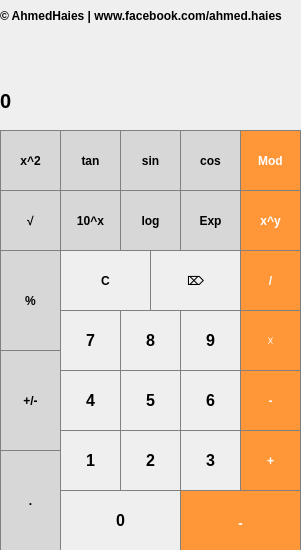
<?xml version="1.0" encoding="UTF-8"?>
<ui version="4.0">
 <class>MainWindow</class>
 <widget class="QMainWindow" name="MainWindow">
  <property name="enabled">
   <bool>true</bool>
  </property>
  <property name="geometry">
   <rect>
    <x>0</x>
    <y>0</y>
    <width>301</width>
    <height>550</height>
   </rect>
  </property>
  <property name="minimumSize">
   <size>
    <width>301</width>
    <height>550</height>
   </size>
  </property>
  <property name="maximumSize">
   <size>
    <width>301</width>
    <height>550</height>
   </size>
  </property>
  <property name="windowTitle">
   <string>آلة حسابة علمية</string>
  </property>
  <property name="windowIcon">
   <iconset>
    <normaloff>iconhaies.png</normaloff>iconhaies.png</iconset>
  </property>
  <property name="layoutDirection">
   <enum>Qt::RightToLeft</enum>
  </property>
  <property name="locale">
   <locale language="Arabic" country="Egypt"/>
  </property>
  <widget class="QWidget" name="centralWidget">
   <property name="autoFillBackground">
    <bool>false</bool>
   </property>
   <property name="inputMethodHints">
    <set>Qt::ImhNone</set>
   </property>
   <widget class="QLabel" name="label">
    <property name="geometry">
     <rect>
      <x>0</x>
      <y>70</y>
      <width>301</width>
      <height>61</height>
     </rect>
    </property>
    <property name="font">
     <font>
      <pointsize>15</pointsize>
      <weight>75</weight>
      <bold>true</bold>
     </font>
    </property>
    <property name="styleSheet">
     <string notr="true">QLabel {
  qproperty-alignment: 'AlignVCenter | AlignRight';
  border: 1px solid gray;
}

background-color : white;</string>
    </property>
    <property name="text">
     <string>0</string>
    </property>
   </widget>
   <widget class="QPushButton" name="pushButtonPower2">
    <property name="geometry">
     <rect>
      <x>0</x>
      <y>130</y>
      <width>61</width>
      <height>61</height>
     </rect>
    </property>
    <property name="font">
     <font>
      <weight>75</weight>
      <bold>true</bold>
     </font>
    </property>
    <property name="toolTip">
     <string>&lt;html&gt;&lt;head/&gt;&lt;body&gt;&lt;p align=&quot;center&quot;&gt;&lt;span style=&quot; font-weight:600;&quot;&gt;س أس 2&lt;/span&gt;&lt;/p&gt;&lt;/body&gt;&lt;/html&gt;</string>
    </property>
    <property name="styleSheet">
     <string notr="true">QPushButton {
  background-color: rgb(215, 215, 215);
  border: 1px solid gray;
}
QPushButton:pressed {
    background-color: qlineargradient(x1: 0, y1: 0, x2: 0, y2: 1,
                                      stop: 0 #BEBEBE, stop: 1 #D7D7D7);
}</string>
    </property>
    <property name="text">
     <string>x^2</string>
    </property>
   </widget>
   <widget class="QPushButton" name="pushButtonPowerY">
    <property name="geometry">
     <rect>
      <x>240</x>
      <y>190</y>
      <width>61</width>
      <height>61</height>
     </rect>
    </property>
    <property name="font">
     <font>
      <weight>75</weight>
      <bold>true</bold>
     </font>
    </property>
    <property name="toolTip">
     <string>&lt;html&gt;&lt;head/&gt;&lt;body&gt;&lt;p align=&quot;center&quot;&gt;&lt;span style=&quot; font-weight:600;&quot;&gt;الأس&lt;/span&gt;&lt;/p&gt;&lt;/body&gt;&lt;/html&gt;</string>
    </property>
    <property name="styleSheet">
     <string notr="true">QPushButton {
  background-color: rgb(255, 151, 57);
  color: white; 
  border: 1px solid gray;
}

QPushButton:pressed {
    background-color: qlineargradient(x1: 0, y1: 0, x2: 0, y2: 1,
                                      stop: 0 #FF7832, stop: 1 #FF9739);
}</string>
    </property>
    <property name="text">
     <string>x^y</string>
    </property>
   </widget>
   <widget class="QPushButton" name="pushButtonSin">
    <property name="geometry">
     <rect>
      <x>120</x>
      <y>130</y>
      <width>61</width>
      <height>61</height>
     </rect>
    </property>
    <property name="font">
     <font>
      <weight>75</weight>
      <bold>true</bold>
     </font>
    </property>
    <property name="styleSheet">
     <string notr="true">QPushButton {
  background-color: rgb(215, 215, 215);
  border: 1px solid gray;
}
QPushButton:pressed {
    background-color: qlineargradient(x1: 0, y1: 0, x2: 0, y2: 1,
                                      stop: 0 #BEBEBE, stop: 1 #D7D7D7);
}</string>
    </property>
    <property name="text">
     <string>sin</string>
    </property>
   </widget>
   <widget class="QPushButton" name="pushButtonCos">
    <property name="geometry">
     <rect>
      <x>180</x>
      <y>130</y>
      <width>61</width>
      <height>61</height>
     </rect>
    </property>
    <property name="font">
     <font>
      <weight>75</weight>
      <bold>true</bold>
     </font>
    </property>
    <property name="styleSheet">
     <string notr="true">QPushButton {
  background-color: rgb(215, 215, 215);
  border: 1px solid gray;
}
QPushButton:pressed {
    background-color: qlineargradient(x1: 0, y1: 0, x2: 0, y2: 1,
                                      stop: 0 #BEBEBE, stop: 1 #D7D7D7);
}</string>
    </property>
    <property name="text">
     <string>cos</string>
    </property>
   </widget>
   <widget class="QPushButton" name="pushButtonTan">
    <property name="geometry">
     <rect>
      <x>60</x>
      <y>130</y>
      <width>61</width>
      <height>61</height>
     </rect>
    </property>
    <property name="font">
     <font>
      <weight>75</weight>
      <bold>true</bold>
     </font>
    </property>
    <property name="styleSheet">
     <string notr="true">QPushButton {
  background-color: rgb(215, 215, 215);
  border: 1px solid gray;
}
QPushButton:pressed {
    background-color: qlineargradient(x1: 0, y1: 0, x2: 0, y2: 1,
                                      stop: 0 #BEBEBE, stop: 1 #D7D7D7);
}</string>
    </property>
    <property name="text">
     <string>tan</string>
    </property>
   </widget>
   <widget class="QPushButton" name="pushButtonSqrt">
    <property name="geometry">
     <rect>
      <x>0</x>
      <y>190</y>
      <width>61</width>
      <height>61</height>
     </rect>
    </property>
    <property name="font">
     <font>
      <weight>75</weight>
      <bold>true</bold>
     </font>
    </property>
    <property name="toolTip">
     <string>&lt;html&gt;&lt;head/&gt;&lt;body&gt;&lt;p align=&quot;center&quot;&gt;&lt;span style=&quot; font-weight:600;&quot;&gt;الجذر التربيعي&lt;/span&gt;&lt;/p&gt;&lt;/body&gt;&lt;/html&gt;</string>
    </property>
    <property name="styleSheet">
     <string notr="true">QPushButton {
  background-color: rgb(215, 215, 215);
  border: 1px solid gray;
}
QPushButton:pressed {
    background-color: qlineargradient(x1: 0, y1: 0, x2: 0, y2: 1,
                                      stop: 0 #BEBEBE, stop: 1 #D7D7D7);
}</string>
    </property>
    <property name="text">
     <string>√</string>
    </property>
   </widget>
   <widget class="QPushButton" name="pushButton10PowerX">
    <property name="geometry">
     <rect>
      <x>60</x>
      <y>190</y>
      <width>61</width>
      <height>61</height>
     </rect>
    </property>
    <property name="font">
     <font>
      <weight>75</weight>
      <bold>true</bold>
     </font>
    </property>
    <property name="toolTip">
     <string>&lt;html&gt;&lt;head/&gt;&lt;body&gt;&lt;p align=&quot;center&quot;&gt;&lt;span style=&quot; font-weight:600;&quot;&gt;10 أس س&lt;/span&gt;&lt;/p&gt;&lt;/body&gt;&lt;/html&gt;</string>
    </property>
    <property name="styleSheet">
     <string notr="true">QPushButton {
  background-color: rgb(215, 215, 215);
  border: 1px solid gray;
}
QPushButton:pressed {
    background-color: qlineargradient(x1: 0, y1: 0, x2: 0, y2: 1,
                                      stop: 0 #BEBEBE, stop: 1 #D7D7D7);
}</string>
    </property>
    <property name="text">
     <string>10^x</string>
    </property>
   </widget>
   <widget class="QPushButton" name="pushButtonExp">
    <property name="geometry">
     <rect>
      <x>180</x>
      <y>190</y>
      <width>61</width>
      <height>61</height>
     </rect>
    </property>
    <property name="font">
     <font>
      <weight>75</weight>
      <bold>true</bold>
     </font>
    </property>
    <property name="styleSheet">
     <string notr="true">QPushButton {
  background-color: rgb(215, 215, 215);
  border: 1px solid gray;
}
QPushButton:pressed {
    background-color: qlineargradient(x1: 0, y1: 0, x2: 0, y2: 1,
                                      stop: 0 #BEBEBE, stop: 1 #D7D7D7);
}</string>
    </property>
    <property name="text">
     <string>Exp</string>
    </property>
   </widget>
   <widget class="QPushButton" name="pushButtonLog">
    <property name="geometry">
     <rect>
      <x>120</x>
      <y>190</y>
      <width>61</width>
      <height>61</height>
     </rect>
    </property>
    <property name="font">
     <font>
      <weight>75</weight>
      <bold>true</bold>
     </font>
    </property>
    <property name="toolTip">
     <string>&lt;html&gt;&lt;head/&gt;&lt;body&gt;&lt;p align=&quot;center&quot;&gt;&lt;span style=&quot; font-weight:600;&quot;&gt;اللوغاريتم&lt;/span&gt;&lt;/p&gt;&lt;/body&gt;&lt;/html&gt;</string>
    </property>
    <property name="styleSheet">
     <string notr="true">QPushButton {
  background-color: rgb(215, 215, 215);
  border: 1px solid gray;
}
QPushButton:pressed {
    background-color: qlineargradient(x1: 0, y1: 0, x2: 0, y2: 1,
                                      stop: 0 #BEBEBE, stop: 1 #D7D7D7);
}</string>
    </property>
    <property name="text">
     <string>log</string>
    </property>
   </widget>
   <widget class="QPushButton" name="pushButtonMod">
    <property name="geometry">
     <rect>
      <x>240</x>
      <y>130</y>
      <width>61</width>
      <height>61</height>
     </rect>
    </property>
    <property name="font">
     <font>
      <weight>75</weight>
      <bold>true</bold>
     </font>
    </property>
    <property name="toolTip">
     <string>&lt;html&gt;&lt;head/&gt;&lt;body&gt;&lt;p align=&quot;center&quot;&gt;&lt;span style=&quot; font-weight:600;&quot;&gt;باقي القسمة&lt;/span&gt;&lt;/p&gt;&lt;/body&gt;&lt;/html&gt;</string>
    </property>
    <property name="toolTipDuration">
     <number>-1</number>
    </property>
    <property name="styleSheet">
     <string notr="true">QPushButton {
  background-color: rgb(255, 151, 57);
  color: white; 
  border: 1px solid gray;
}

QPushButton:pressed {
    background-color: qlineargradient(x1: 0, y1: 0, x2: 0, y2: 1,
                                      stop: 0 #FF7832, stop: 1 #FF9739);
}</string>
    </property>
    <property name="text">
     <string>Mod</string>
    </property>
   </widget>
   <widget class="QPushButton" name="pushButtonPercent">
    <property name="geometry">
     <rect>
      <x>0</x>
      <y>250</y>
      <width>61</width>
      <height>101</height>
     </rect>
    </property>
    <property name="font">
     <font>
      <weight>75</weight>
      <bold>true</bold>
     </font>
    </property>
    <property name="toolTip">
     <string>&lt;html&gt;&lt;head/&gt;&lt;body&gt;&lt;p align=&quot;center&quot;&gt;&lt;span style=&quot; font-weight:600;&quot;&gt;في المئة&lt;/span&gt;&lt;/p&gt;&lt;/body&gt;&lt;/html&gt;</string>
    </property>
    <property name="styleSheet">
     <string notr="true">QPushButton {
  background-color: rgb(215, 215, 215);
  border: 1px solid gray;
}
QPushButton:pressed {
    background-color: qlineargradient(x1: 0, y1: 0, x2: 0, y2: 1,
                                      stop: 0 #BEBEBE, stop: 1 #D7D7D7);
}</string>
    </property>
    <property name="text">
     <string>%</string>
    </property>
   </widget>
   <widget class="QPushButton" name="pushButtonDel">
    <property name="geometry">
     <rect>
      <x>150</x>
      <y>250</y>
      <width>91</width>
      <height>61</height>
     </rect>
    </property>
    <property name="font">
     <font>
      <weight>75</weight>
      <bold>true</bold>
     </font>
    </property>
    <property name="toolTip">
     <string>&lt;html&gt;&lt;head/&gt;&lt;body&gt;&lt;p align=&quot;center&quot;&gt;&lt;span style=&quot; font-weight:600;&quot;&gt;حذف آخر رقم&lt;/span&gt;&lt;/p&gt;&lt;/body&gt;&lt;/html&gt;</string>
    </property>
    <property name="styleSheet">
     <string notr="true">QPushButton {
  background-color: RGB(215, 100, 100);
  border: 1px solid gray;
}
QPushButton:pressed {
    background-color: qlineargradient(x1: 0, y1: 0, x2: 0, y2: 1,
                                      stop: 0 #db1a1a, stop: 1 #A91212);
}</string>
    </property>
    <property name="text">
     <string>⌦</string>
    </property>
   </widget>
   <widget class="QPushButton" name="pushButtonClear">
    <property name="geometry">
     <rect>
      <x>60</x>
      <y>250</y>
      <width>91</width>
      <height>61</height>
     </rect>
    </property>
    <property name="font">
     <font>
      <weight>75</weight>
      <bold>true</bold>
     </font>
    </property>
    <property name="toolTip">
     <string>&lt;html&gt;&lt;head/&gt;&lt;body&gt;&lt;p align=&quot;center&quot;&gt;&lt;span style=&quot; font-weight:600;&quot;&gt;حذف الكل&lt;/span&gt;&lt;/p&gt;&lt;/body&gt;&lt;/html&gt;</string>
    </property>
    <property name="styleSheet">
     <string notr="true">QPushButton {
  background-color: RGB(215, 100, 100);
  border: 1px solid gray;
}
QPushButton:pressed {
    background-color: qlineargradient(x1: 0, y1: 0, x2: 0, y2: 1,
                                      stop: 0 #db1a1a, stop: 1 #A91212);
}</string>
    </property>
    <property name="text">
     <string>C</string>
    </property>
   </widget>
   <widget class="QPushButton" name="pushButtonDivision">
    <property name="geometry">
     <rect>
      <x>240</x>
      <y>250</y>
      <width>61</width>
      <height>61</height>
     </rect>
    </property>
    <property name="font">
     <font>
      <weight>75</weight>
      <bold>true</bold>
     </font>
    </property>
    <property name="toolTip">
     <string>&lt;html&gt;&lt;head/&gt;&lt;body&gt;&lt;p align=&quot;center&quot;&gt;&lt;span style=&quot; font-weight:600;&quot;&gt;القسمة&lt;/span&gt;&lt;/p&gt;&lt;/body&gt;&lt;/html&gt;</string>
    </property>
    <property name="styleSheet">
     <string notr="true">QPushButton {
  background-color: rgb(255, 151, 57);
  color: white; 
  border: 1px solid gray;
}

QPushButton:pressed {
    background-color: qlineargradient(x1: 0, y1: 0, x2: 0, y2: 1,
                                      stop: 0 #FF7832, stop: 1 #FF9739);
}</string>
    </property>
    <property name="text">
     <string>/</string>
    </property>
   </widget>
   <widget class="QPushButton" name="pushButton7">
    <property name="geometry">
     <rect>
      <x>60</x>
      <y>310</y>
      <width>61</width>
      <height>61</height>
     </rect>
    </property>
    <property name="font">
     <font>
      <pointsize>12</pointsize>
      <weight>75</weight>
      <bold>true</bold>
     </font>
    </property>
    <property name="styleSheet">
     <string notr="true">QPushButton {
   border: 1px solid gray;
}
QPushButton:pressed {
    background-color: qlineargradient(x1: 0, y1: 0, x2: 0, y2: 1,
                                      stop: 0 #dadbde, stop: 1 #f6f7fa);
}</string>
    </property>
    <property name="text">
     <string>7</string>
    </property>
   </widget>
   <widget class="QPushButton" name="pushButton9">
    <property name="geometry">
     <rect>
      <x>180</x>
      <y>310</y>
      <width>61</width>
      <height>61</height>
     </rect>
    </property>
    <property name="font">
     <font>
      <pointsize>12</pointsize>
      <weight>75</weight>
      <bold>true</bold>
     </font>
    </property>
    <property name="styleSheet">
     <string notr="true">QPushButton {
   border: 1px solid gray;
}
QPushButton:pressed {
    background-color: qlineargradient(x1: 0, y1: 0, x2: 0, y2: 1,
                                      stop: 0 #dadbde, stop: 1 #f6f7fa);
}</string>
    </property>
    <property name="text">
     <string>9</string>
    </property>
   </widget>
   <widget class="QPushButton" name="pushButton8">
    <property name="geometry">
     <rect>
      <x>120</x>
      <y>310</y>
      <width>61</width>
      <height>61</height>
     </rect>
    </property>
    <property name="font">
     <font>
      <pointsize>12</pointsize>
      <weight>75</weight>
      <bold>true</bold>
     </font>
    </property>
    <property name="styleSheet">
     <string notr="true">QPushButton {
   border: 1px solid gray;
}
QPushButton:pressed {
    background-color: qlineargradient(x1: 0, y1: 0, x2: 0, y2: 1,
                                      stop: 0 #dadbde, stop: 1 #f6f7fa);
}</string>
    </property>
    <property name="text">
     <string>8</string>
    </property>
   </widget>
   <widget class="QPushButton" name="pushButtonMul">
    <property name="geometry">
     <rect>
      <x>240</x>
      <y>310</y>
      <width>61</width>
      <height>61</height>
     </rect>
    </property>
    <property name="font">
     <font>
      <weight>75</weight>
      <bold>true</bold>
     </font>
    </property>
    <property name="toolTip">
     <string>&lt;html&gt;&lt;head/&gt;&lt;body&gt;&lt;p align=&quot;center&quot;&gt;&lt;span style=&quot; font-weight:600;&quot;&gt;ضرب&lt;/span&gt;&lt;/p&gt;&lt;/body&gt;&lt;/html&gt;</string>
    </property>
    <property name="styleSheet">
     <string notr="true">QPushButton {
  background-color: rgb(255, 151, 57);
  color: white; 
  border: 1px solid gray;
}

QPushButton:pressed {
    background-color: qlineargradient(x1: 0, y1: 0, x2: 0, y2: 1,
                                      stop: 0 #FF7832, stop: 1 #FF9739);
}</string>
    </property>
    <property name="text">
     <string>☓</string>
    </property>
   </widget>
   <widget class="QPushButton" name="pushButton4">
    <property name="geometry">
     <rect>
      <x>60</x>
      <y>370</y>
      <width>61</width>
      <height>61</height>
     </rect>
    </property>
    <property name="font">
     <font>
      <pointsize>12</pointsize>
      <weight>75</weight>
      <bold>true</bold>
     </font>
    </property>
    <property name="styleSheet">
     <string notr="true">QPushButton {
   border: 1px solid gray;
}
QPushButton:pressed {
    background-color: qlineargradient(x1: 0, y1: 0, x2: 0, y2: 1,
                                      stop: 0 #dadbde, stop: 1 #f6f7fa);
}</string>
    </property>
    <property name="text">
     <string>4</string>
    </property>
   </widget>
   <widget class="QPushButton" name="pushButton6">
    <property name="geometry">
     <rect>
      <x>180</x>
      <y>370</y>
      <width>61</width>
      <height>61</height>
     </rect>
    </property>
    <property name="font">
     <font>
      <pointsize>12</pointsize>
      <weight>75</weight>
      <bold>true</bold>
     </font>
    </property>
    <property name="styleSheet">
     <string notr="true">QPushButton {
   border: 1px solid gray;
}
QPushButton:pressed {
    background-color: qlineargradient(x1: 0, y1: 0, x2: 0, y2: 1,
                                      stop: 0 #dadbde, stop: 1 #f6f7fa);
}</string>
    </property>
    <property name="text">
     <string>6</string>
    </property>
   </widget>
   <widget class="QPushButton" name="pushButton5">
    <property name="geometry">
     <rect>
      <x>120</x>
      <y>370</y>
      <width>61</width>
      <height>61</height>
     </rect>
    </property>
    <property name="font">
     <font>
      <pointsize>12</pointsize>
      <weight>75</weight>
      <bold>true</bold>
     </font>
    </property>
    <property name="styleSheet">
     <string notr="true">QPushButton {
   border: 1px solid gray;
}
QPushButton:pressed {
    background-color: qlineargradient(x1: 0, y1: 0, x2: 0, y2: 1,
                                      stop: 0 #dadbde, stop: 1 #f6f7fa);
}</string>
    </property>
    <property name="text">
     <string>5</string>
    </property>
   </widget>
   <widget class="QPushButton" name="pushButtonMinus">
    <property name="geometry">
     <rect>
      <x>240</x>
      <y>370</y>
      <width>61</width>
      <height>61</height>
     </rect>
    </property>
    <property name="font">
     <font>
      <weight>75</weight>
      <bold>true</bold>
     </font>
    </property>
    <property name="toolTip">
     <string>&lt;html&gt;&lt;head/&gt;&lt;body&gt;&lt;p align=&quot;center&quot;&gt;&lt;span style=&quot; font-weight:600;&quot;&gt;طرح&lt;/span&gt;&lt;/p&gt;&lt;/body&gt;&lt;/html&gt;</string>
    </property>
    <property name="styleSheet">
     <string notr="true">QPushButton {
  background-color: rgb(255, 151, 57);
  color: white; 
  border: 1px solid gray;
}

QPushButton:pressed {
    background-color: qlineargradient(x1: 0, y1: 0, x2: 0, y2: 1,
                                      stop: 0 #FF7832, stop: 1 #FF9739);
}</string>
    </property>
    <property name="text">
     <string>-</string>
    </property>
   </widget>
   <widget class="QPushButton" name="pushButtonPlusMinus">
    <property name="geometry">
     <rect>
      <x>0</x>
      <y>350</y>
      <width>61</width>
      <height>101</height>
     </rect>
    </property>
    <property name="font">
     <font>
      <weight>75</weight>
      <bold>true</bold>
     </font>
    </property>
    <property name="toolTip">
     <string>&lt;html&gt;&lt;head/&gt;&lt;body&gt;&lt;p align=&quot;center&quot;&gt;&lt;span style=&quot; font-weight:600;&quot;&gt;تحويل الرقم من موجب إلى سالب ومن سالب إلى موجب&lt;/span&gt;&lt;/p&gt;&lt;/body&gt;&lt;/html&gt;</string>
    </property>
    <property name="styleSheet">
     <string notr="true">QPushButton {
  background-color: rgb(215, 215, 215);
  border: 1px solid gray;
}
QPushButton:pressed {
    background-color: qlineargradient(x1: 0, y1: 0, x2: 0, y2: 1,
                                      stop: 0 #BEBEBE, stop: 1 #D7D7D7);
}</string>
    </property>
    <property name="text">
     <string>+/-</string>
    </property>
   </widget>
   <widget class="QPushButton" name="pushButton1">
    <property name="geometry">
     <rect>
      <x>60</x>
      <y>430</y>
      <width>61</width>
      <height>61</height>
     </rect>
    </property>
    <property name="font">
     <font>
      <pointsize>12</pointsize>
      <weight>75</weight>
      <bold>true</bold>
     </font>
    </property>
    <property name="styleSheet">
     <string notr="true">QPushButton {
   border: 1px solid gray;
}
QPushButton:pressed {
    background-color: qlineargradient(x1: 0, y1: 0, x2: 0, y2: 1,
                                      stop: 0 #dadbde, stop: 1 #f6f7fa);
}</string>
    </property>
    <property name="text">
     <string>1</string>
    </property>
   </widget>
   <widget class="QPushButton" name="pushButton3">
    <property name="geometry">
     <rect>
      <x>180</x>
      <y>430</y>
      <width>61</width>
      <height>61</height>
     </rect>
    </property>
    <property name="font">
     <font>
      <pointsize>12</pointsize>
      <weight>75</weight>
      <bold>true</bold>
     </font>
    </property>
    <property name="styleSheet">
     <string notr="true">QPushButton {
   border: 1px solid gray;
}
QPushButton:pressed {
    background-color: qlineargradient(x1: 0, y1: 0, x2: 0, y2: 1,
                                      stop: 0 #dadbde, stop: 1 #f6f7fa);
}</string>
    </property>
    <property name="text">
     <string>3</string>
    </property>
   </widget>
   <widget class="QPushButton" name="pushButton2">
    <property name="geometry">
     <rect>
      <x>120</x>
      <y>430</y>
      <width>61</width>
      <height>61</height>
     </rect>
    </property>
    <property name="font">
     <font>
      <pointsize>12</pointsize>
      <weight>75</weight>
      <bold>true</bold>
     </font>
    </property>
    <property name="styleSheet">
     <string notr="true">QPushButton {
   border: 1px solid gray;
}
QPushButton:pressed {
    background-color: qlineargradient(x1: 0, y1: 0, x2: 0, y2: 1,
                                      stop: 0 #dadbde, stop: 1 #f6f7fa);
}</string>
    </property>
    <property name="text">
     <string>2</string>
    </property>
   </widget>
   <widget class="QPushButton" name="pushButtonAdd">
    <property name="geometry">
     <rect>
      <x>240</x>
      <y>430</y>
      <width>61</width>
      <height>61</height>
     </rect>
    </property>
    <property name="font">
     <font>
      <weight>75</weight>
      <bold>true</bold>
     </font>
    </property>
    <property name="toolTip">
     <string>&lt;html&gt;&lt;head/&gt;&lt;body&gt;&lt;p align=&quot;center&quot;&gt;&lt;span style=&quot; font-weight:600;&quot;&gt;جمع&lt;/span&gt;&lt;/p&gt;&lt;/body&gt;&lt;/html&gt;</string>
    </property>
    <property name="styleSheet">
     <string notr="true">QPushButton {
  background-color: rgb(255, 151, 57);
  color: white; 
  border: 1px solid gray;
}

QPushButton:pressed {
    background-color: qlineargradient(x1: 0, y1: 0, x2: 0, y2: 1,
                                      stop: 0 #FF7832, stop: 1 #FF9739);
}</string>
    </property>
    <property name="text">
     <string>+</string>
    </property>
   </widget>
   <widget class="QPushButton" name="pushButtonDot">
    <property name="geometry">
     <rect>
      <x>0</x>
      <y>450</y>
      <width>61</width>
      <height>101</height>
     </rect>
    </property>
    <property name="font">
     <font>
      <weight>75</weight>
      <bold>true</bold>
     </font>
    </property>
    <property name="toolTip">
     <string>&lt;html&gt;&lt;head/&gt;&lt;body&gt;&lt;p align=&quot;center&quot;&gt;&lt;span style=&quot; font-weight:600;&quot;&gt;عشري&lt;/span&gt;&lt;/p&gt;&lt;/body&gt;&lt;/html&gt;</string>
    </property>
    <property name="styleSheet">
     <string notr="true">QPushButton {
  background-color: rgb(215, 215, 215);
  border: 1px solid gray;
}
QPushButton:pressed {
    background-color: qlineargradient(x1: 0, y1: 0, x2: 0, y2: 1,
                                      stop: 0 #BEBEBE, stop: 1 #D7D7D7);
}</string>
    </property>
    <property name="text">
     <string>.</string>
    </property>
   </widget>
   <widget class="QPushButton" name="pushButton0">
    <property name="geometry">
     <rect>
      <x>60</x>
      <y>490</y>
      <width>121</width>
      <height>61</height>
     </rect>
    </property>
    <property name="font">
     <font>
      <pointsize>12</pointsize>
      <weight>75</weight>
      <bold>true</bold>
     </font>
    </property>
    <property name="styleSheet">
     <string notr="true">QPushButton {
   border: 1px solid gray;
}
QPushButton:pressed {
    background-color: qlineargradient(x1: 0, y1: 0, x2: 0, y2: 1,
                                      stop: 0 #dadbde, stop: 1 #f6f7fa);
}</string>
    </property>
    <property name="text">
     <string>0</string>
    </property>
   </widget>
   <widget class="QPushButton" name="pushButtonEqual">
    <property name="geometry">
     <rect>
      <x>180</x>
      <y>490</y>
      <width>121</width>
      <height>61</height>
     </rect>
    </property>
    <property name="font">
     <font>
      <weight>75</weight>
      <bold>true</bold>
     </font>
    </property>
    <property name="toolTip">
     <string>&lt;html&gt;&lt;head/&gt;&lt;body&gt;&lt;p align=&quot;center&quot;&gt;&lt;span style=&quot; font-weight:600;&quot;&gt;الناتج&lt;/span&gt;&lt;/p&gt;&lt;/body&gt;&lt;/html&gt;</string>
    </property>
    <property name="styleSheet">
     <string notr="true">QPushButton {
  background-color: rgb(255, 151, 57);
  color: white; 
  border: 1px solid gray;
}

QPushButton:pressed {
    background-color: qlineargradient(x1: 0, y1: 0, x2: 0, y2: 1,
                                      stop: 0 #FF7832, stop: 1 #FF9739);
}</string>
    </property>
    <property name="text">
     <string>₌</string>
    </property>
   </widget>
   <widget class="QLabel" name="label_2">
    <property name="geometry">
     <rect>
      <x>0</x>
      <y>30</y>
      <width>301</width>
      <height>41</height>
     </rect>
    </property>
    <property name="font">
     <font>
      <weight>75</weight>
      <bold>true</bold>
     </font>
    </property>
    <property name="styleSheet">
     <string notr="true">QLabel {
  qproperty-alignment: 'AlignVCenter | AlignRight';
  border: 1px solid gray;
}

background-color : white;</string>
    </property>
    <property name="text">
     <string/>
    </property>
   </widget>
   <widget class="QLabel" name="lableSayAhmedHaies">
    <property name="geometry">
     <rect>
      <x>0</x>
      <y>0</y>
      <width>301</width>
      <height>31</height>
     </rect>
    </property>
    <property name="font">
     <font>
      <weight>75</weight>
      <bold>true</bold>
     </font>
    </property>
    <property name="cursor">
     <cursorShape>PointingHandCursor</cursorShape>
    </property>
    <property name="mouseTracking">
     <bool>false</bool>
    </property>
    <property name="contextMenuPolicy">
     <enum>Qt::DefaultContextMenu</enum>
    </property>
    <property name="toolTip">
     <string>&lt;html&gt;&lt;head/&gt;&lt;body&gt;&lt;p align=&quot;center&quot;&gt;&lt;span style=&quot; font-weight:600;&quot;&gt;لقد تمت البرمجة بواسطة المبرمج احمد حايس&lt;/span&gt;&lt;/p&gt;&lt;p align=&quot;center&quot;&gt;&lt;span style=&quot; font-weight:600;&quot;&gt;الفيس بوك : &lt;/span&gt;&lt;a href=&quot;http://www.fb.com/ahmed.haies&quot;&gt;&lt;span style=&quot; text-decoration: underline; color:#0000ff;&quot;&gt;http://www.fb.com/ahmed.haies&lt;/span&gt;&lt;/a&gt;&lt;/p&gt;&lt;/body&gt;&lt;/html&gt;</string>
    </property>
    <property name="toolTipDuration">
     <number>-1</number>
    </property>
    <property name="styleSheet">
     <string notr="true">QLabel {
  qproperty-alignment: 'AlignVCenter | AlignCenter';
  border: 1px solid gray;
}

background-color : white;</string>
    </property>
    <property name="text">
     <string>© AhmedHaies | www.facebook.com/ahmed.haies</string>
    </property>
   </widget>
  </widget>
 </widget>
 <layoutdefault spacing="6" margin="11"/>
 <resources/>
 <connections/>
</ui>
